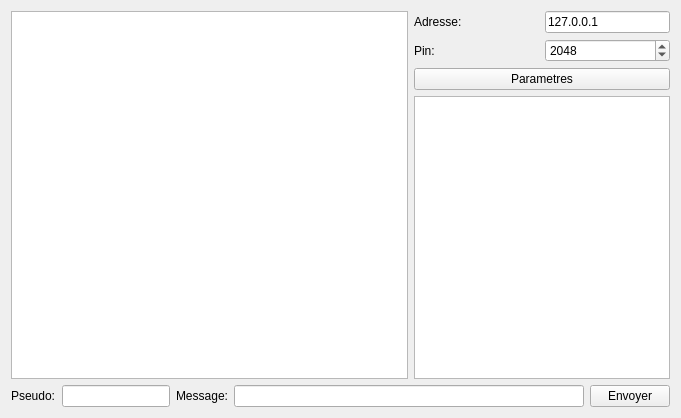
<?xml version="1.0" encoding="UTF-8"?>
<ui version="4.0">
 <class>Widget</class>
 <widget class="QWidget" name="Widget">
  <property name="geometry">
   <rect>
    <x>0</x>
    <y>0</y>
    <width>681</width>
    <height>418</height>
   </rect>
  </property>
  <property name="windowTitle">
   <string>ananta systeme tchat</string>
  </property>
  <property name="windowIcon">
   <iconset resource="resource.qrc">
    <normaloff>:/image/Ananta.png</normaloff>:/image/Ananta.png</iconset>
  </property>
  <property name="windowOpacity">
   <double>1.000000000000000</double>
  </property>
  <layout class="QGridLayout" name="gridLayout">
   <item row="0" column="0">
    <widget class="QTextBrowser" name="messagelist">
     <property name="styleSheet">
      <string notr="true">/*
By Wiwok at 30/09/2021
For Ananta Project
*/

QToolTip {
    color: #ffffff;
    background-color: #2a82da;
    border: 1px solid white;
    border-radius: 1px;
}

Window {
    background-color: rgb(53, 53, 53);
}

WindowText {
    color: white;
}

Base {
    background-color: rgb(25, 25, 25)
}

AlternateBase {
    background-color: rgb(53, 53, 53);
}

ToolTipBase,
ToolTipText {
    color: white;
}

Text {
    color: white;
}

Button {
    background-color: rgb(53, 53, 53);
}

ButtonText {
    color: white;
}

BrightText {
    color: red;
}

Link {
    color: rgb(42, 130, 218);
}

Highlight {
    background-color: rgb(42, 130, 218);
}

HighlightedText {
    color: black;
}</string>
     </property>
     <property name="lineWrapColumnOrWidth">
      <number>0</number>
     </property>
     <property name="html">
      <string>&lt;!DOCTYPE HTML PUBLIC &quot;-//W3C//DTD HTML 4.0//EN&quot; &quot;http://www.w3.org/TR/REC-html40/strict.dtd&quot;&gt;
&lt;html&gt;&lt;head&gt;&lt;meta name=&quot;qrichtext&quot; content=&quot;1&quot; /&gt;&lt;style type=&quot;text/css&quot;&gt;
p, li { white-space: pre-wrap; }
&lt;/style&gt;&lt;/head&gt;&lt;body style=&quot; font-family:'MS Shell Dlg 2'; font-size:7.8pt; font-weight:400; font-style:normal;&quot;&gt;
&lt;p style=&quot;-qt-paragraph-type:empty; margin-top:0px; margin-bottom:0px; margin-left:0px; margin-right:0px; -qt-block-indent:0; text-indent:0px;&quot;&gt;&lt;br /&gt;&lt;/p&gt;&lt;/body&gt;&lt;/html&gt;</string>
     </property>
    </widget>
   </item>
   <item row="0" column="1">
    <layout class="QGridLayout" name="gridLayout_4">
     <item row="2" column="1">
      <widget class="QSpinBox" name="serveurport">
       <property name="maximumSize">
        <size>
         <width>16777215</width>
         <height>16777215</height>
        </size>
       </property>
       <property name="minimum">
        <number>1024</number>
       </property>
       <property name="maximum">
        <number>65535</number>
       </property>
       <property name="value">
        <number>2048</number>
       </property>
      </widget>
     </item>
     <item row="1" column="1">
      <widget class="QLineEdit" name="serveurip">
       <property name="sizePolicy">
        <sizepolicy hsizetype="Minimum" vsizetype="Fixed">
         <horstretch>0</horstretch>
         <verstretch>0</verstretch>
        </sizepolicy>
       </property>
       <property name="text">
        <string>127.0.0.1</string>
       </property>
      </widget>
     </item>
     <item row="1" column="0">
      <widget class="QLabel" name="label_5">
       <property name="text">
        <string>Adresse:</string>
       </property>
      </widget>
     </item>
     <item row="2" column="0">
      <widget class="QLabel" name="label_4">
       <property name="text">
        <string>Pin:</string>
       </property>
      </widget>
     </item>
     <item row="3" column="0" colspan="2">
      <widget class="QPushButton" name="parametrebutton">
       <property name="maximumSize">
        <size>
         <width>16777215</width>
         <height>16777215</height>
        </size>
       </property>
       <property name="text">
        <string>Parametres</string>
       </property>
      </widget>
     </item>
     <item row="4" column="0" colspan="2">
      <widget class="QListWidget" name="clientlist"/>
     </item>
    </layout>
   </item>
   <item row="1" column="0" colspan="2">
    <layout class="QHBoxLayout" name="horizontalLayout_3">
     <item>
      <widget class="QLabel" name="label_psedo">
       <property name="text">
        <string>Pseudo:</string>
       </property>
      </widget>
     </item>
     <item alignment="Qt::AlignLeft">
      <widget class="QLineEdit" name="pseudo"/>
     </item>
     <item>
      <widget class="QLabel" name="label_message_3">
       <property name="text">
        <string>Message:</string>
       </property>
      </widget>
     </item>
     <item>
      <widget class="QLineEdit" name="mesage"/>
     </item>
     <item>
      <widget class="QPushButton" name="sentbutton">
       <property name="styleSheet">
        <string notr="true"/>
       </property>
       <property name="text">
        <string>Envoyer</string>
       </property>
       <property name="icon">
        <iconset>
         <normaloff>:/images/sent.png</normaloff>:/images/sent.png</iconset>
       </property>
      </widget>
     </item>
    </layout>
   </item>
  </layout>
 </widget>
 <resources>
  <include location="resource.qrc"/>
 </resources>
 <connections>
  <connection>
   <sender>mesage</sender>
   <signal>returnPressed()</signal>
   <receiver>sentbutton</receiver>
   <slot>animateClick()</slot>
   <hints>
    <hint type="sourcelabel">
     <x>377</x>
     <y>382</y>
    </hint>
    <hint type="destinationlabel">
     <x>626</x>
     <y>393</y>
    </hint>
   </hints>
  </connection>
  <connection>
   <sender>sentbutton</sender>
   <signal>clicked()</signal>
   <receiver>mesage</receiver>
   <slot>setFocus()</slot>
   <hints>
    <hint type="sourcelabel">
     <x>609</x>
     <y>399</y>
    </hint>
    <hint type="destinationlabel">
     <x>452</x>
     <y>394</y>
    </hint>
   </hints>
  </connection>
 </connections>
</ui>
